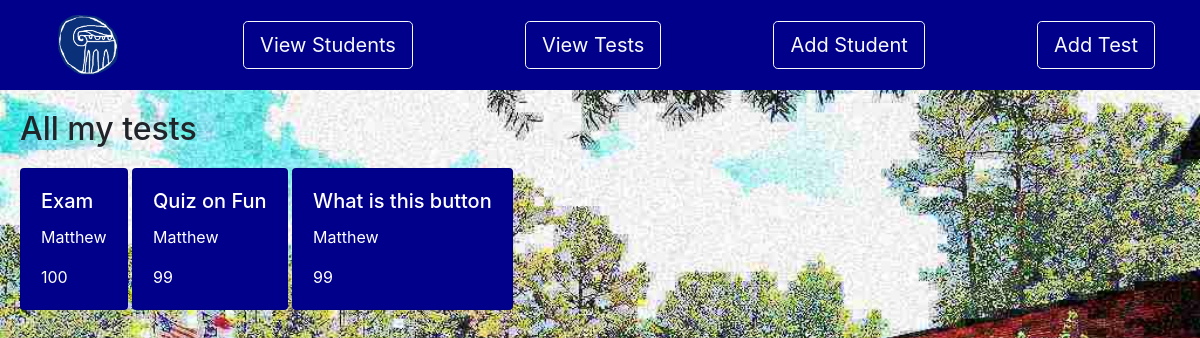
Page /verax/tests/ on the earlier database version.
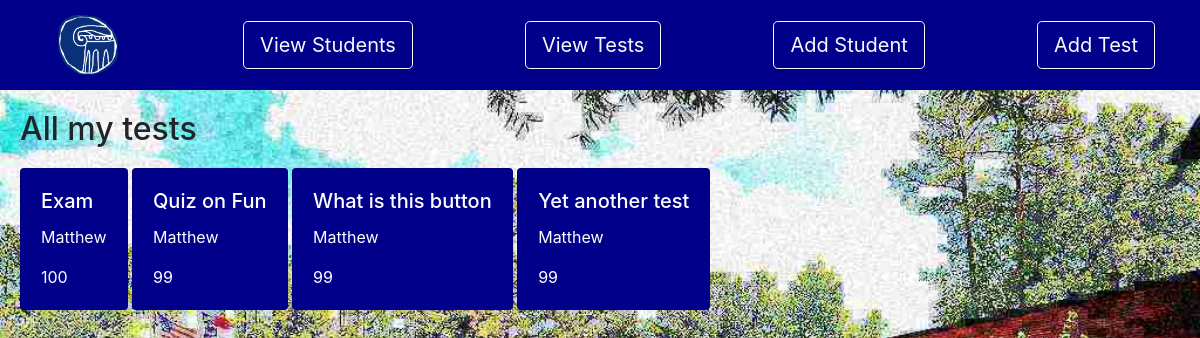
Same page on the later database version.
### verax/models.py (models this page shows, shortened)
class Test(models.Model):
    name = models.CharField(max_length=250)
    student = models.ForeignKey(Student, null=True, on_delete=models.CASCADE)
    grade = models.PositiveIntegerField()

class Student(models.Model):
    name = models.CharField(max_length=250)
    average = models.DecimalField(decimal_places=2, max_digits=5, null=True, blank=True)
    def __str__(self):
        return self.name

### verax/views.py (the view)
# urls.py: path('tests/', TestList.as_view(), name="tests"),
class TestList(ListView):
    model = Test
    context_object_name = 'tests';
    template_name = "testlist.html"
    def get_context_data(self, **kwargs):
        context = super().get_context_data(**kwargs)
        return context

### verax/templates/testlist.html
{% extends 'base_nav.html' %}
{% load static %}
{% block content %}
    <h2>All my tests</h2>
    <div class="scrolling-wrapper">
        {% for test in object_list %}
            <div class="card">
                <div class="card-body">
                    <h5 class="card-title">{{ test.name }}</h5>
                    <p class="card-text">{{ test.student }}</p>
                    <p class="card-text">{{ test.grade }}</p>
                </div>
            </div>
        {% endfor %}
    </div>
{% endblock %}

Differences in the rows shown:
added Test: name "Yet another test", student "Matthew", grade "99"
